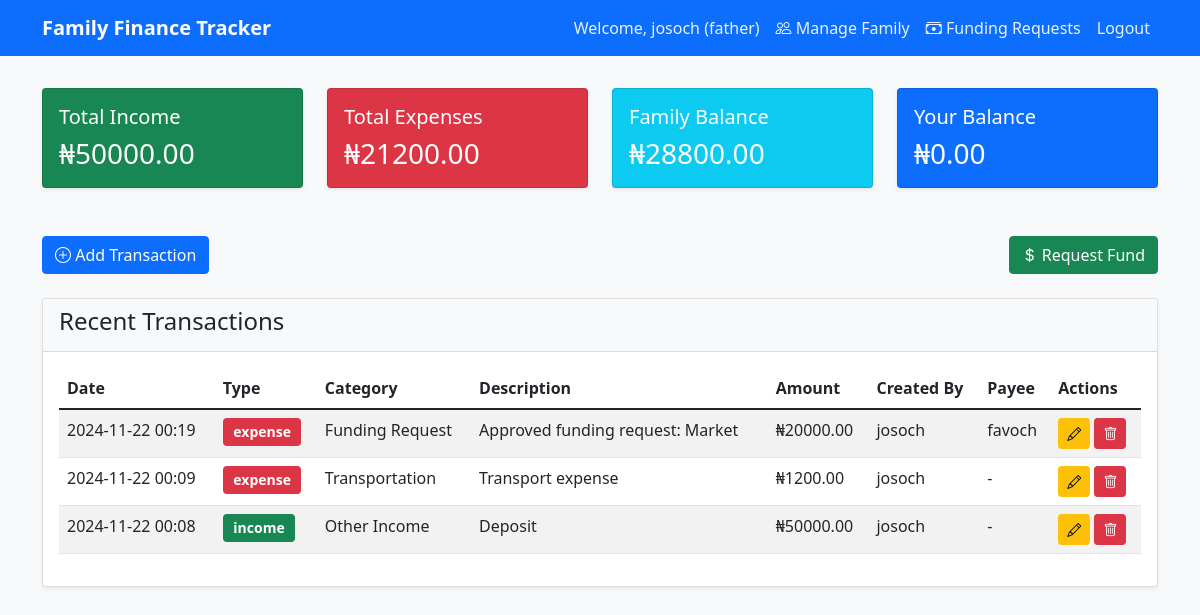
The page /dashboard (signed in) on the database its author committed.
### app.py (models this page shows, shortened)
class User(UserMixin, db.Model):
    id = db.Column(db.Integer, primary_key=True)
    username = db.Column(db.String(80), unique=True, nullable=False)
    email = db.Column(db.String(120), unique=True, nullable=False)
    password_hash = db.Column(db.String(120), nullable=False)
    role = db.Column(db.String(20), nullable=False)  # 'father', 'mother', 'child'
    family_id = db.Column(db.Integer, db.ForeignKey('family.id'), nullable=False)
    is_active = db.Column(db.Boolean, default=True)
    created_at = db.Column(db.DateTime, default=datetime.utcnow)
    last_login = db.Column(db.DateTime)
    balance = db.Column(db.Float, default=0.0)
    transactions_created = db.relationship('Transaction', backref='creator', foreign_keys=[Transaction.created_by], lazy=True)
    transactions_received = db.relationship('Transaction', backref='payee', foreign_keys=[Transaction.payee_id], lazy=True)
    requests_created = db.relationship('FundingRequest', foreign_keys='FundingRequest.requested_by', backref='requester', lazy=True)
    requests_approved = db.relationship('FundingRequest', foreign_keys='FundingRequest.approved_by', backref='approver', lazy=True)

class Transaction(db.Model):
    id = db.Column(db.Integer, primary_key=True)
    amount = db.Column(db.Float, nullable=False)
    category = db.Column(db.String(50), nullable=False)
    description = db.Column(db.String(200))
    date = db.Column(db.DateTime, nullable=False, default=datetime.utcnow)
    transaction_type = db.Column(db.String(20), nullable=False)  # 'income' or 'expense'
    family_id = db.Column(db.Integer, db.ForeignKey('family.id'), nullable=False)
    created_by = db.Column(db.Integer, db.ForeignKey('user.id'), nullable=False)
    payee_id = db.Column(db.Integer, db.ForeignKey('user.id'), nullable=True)

### app.py (the view)
@app.route('/dashboard')
@login_required
def dashboard():
    transactions = Transaction.query.filter_by(family_id=current_user.family_id).order_by(Transaction.date.desc()).all()
    total_income = sum(t.amount for t in transactions if t.transaction_type == 'income')
    total_expense = sum(t.amount for t in transactions if t.transaction_type == 'expense')
    balance = total_income - total_expense
    user_balance = current_user.balance
    return render_template('dashboard.html',
                         transactions=transactions,
                         total_income=total_income,
                         total_expense=total_expense,
                         balance=balance,
                         user_balance=user_balance)

### app.py (called while the page is built)
@login_manager.user_loader
def load_user(user_id):
    return User.query.get(int(user_id))

### templates/dashboard.html (shortened to what this page needs)
<!DOCTYPE html>
<html lang="en">
<head>
    <link href="https://cdn.jsdelivr.net/npm/bootstrap@5.1.3/dist/css/bootstrap.min.css" rel="stylesheet">
    <link rel="stylesheet" href="https://cdn.jsdelivr.net/npm/bootstrap-icons@1.7.2/font/bootstrap-icons.css">
    <link rel="stylesheet" href="{{ url_for('static', filename='style.css') }}">
</head>
<body>
    <nav class="navbar navbar-expand-lg navbar-dark bg-primary">
        <div class="container">
            <a class="navbar-brand" href="#">Family Finance Tracker</a>
            <div class="collapse navbar-collapse" id="navbarNav">
                <ul class="navbar-nav ms-auto">
                    <li class="nav-item">
                        <span class="nav-link">Welcome, {{ current_user.username }} ({{ current_user.role }})</span>
                    </li>
                    {% if current_user.role == 'father' %}
                    <li class="nav-item">
                        <a class="nav-link" href="{{ url_for('manage_family_members') }}">
                            <i class="bi bi-people"></i> Manage Family
                        </a>
                    </li>
                    {% endif %}
                    <li class="nav-item">
                        <a class="nav-link" href="{{ url_for('funding_requests') }}">
                            <i class="bi bi-cash-stack"></i> Funding Requests
                        </a>
                    </li>
                    <li class="nav-item">
                        <a class="nav-link" href="{{ url_for('logout') }}">Logout</a>
                    </li>
                </ul>
            </div>
        </div>
    </nav>
    <div class="container mt-4">
        <div class="row mb-4">
            <div class="col-md-3">
                <div class="card bg-success text-white">
                    <div class="card-body">
                        <h5 class="card-title">Total Income</h5>
                        <h3 class="card-text">₦{{ "%.2f"|format(total_income) }}</h3>
                    </div>
                </div>
            </div>
            <div class="col-md-3">
                <div class="card bg-danger text-white">
                    <div class="card-body">
                        <h5 class="card-title">Total Expenses</h5>
                        <h3 class="card-text">₦{{ "%.2f"|format(total_expense) }}</h3>
                    </div>
                </div>
            </div>
            <div class="col-md-3">
                <div class="card bg-info text-white">
                    <div class="card-body">
                        <h5 class="card-title">Family Balance</h5>
                        <h3 class="card-text">₦{{ "%.2f"|format(balance) }}</h3>
                    </div>
                </div>
            </div>
            <div class="col-md-3">
                <div class="card bg-primary text-white">
                    <div class="card-body">
                        <h5 class="card-title">Your Balance</h5>
                        <h3 class="card-text">₦{{ "%.2f"|format(user_balance) }}</h3>
                    </div>
                </div>
            </div>
        </div>
        <div class="row mb-4">
            <div class="col d-flex justify-content-between">
                <a href="{{ url_for('add_transaction') }}" class="btn btn-primary">
                    <i class="bi bi-plus-circle"></i> Add Transaction
                </a>
                <a href="{{ url_for('add_funding_request') }}" class="btn btn-success">
                    <i class="bi bi-currency-dollar"></i> Request Fund
                </a>
            </div>
        </div>
        <div class="card">
            <div class="card-header">
                <h4>Recent Transactions</h4>
            </div>
            <div class="card-body">
                <div class="table-responsive">
                    <table class="table table-striped">
                        <thead>
                            <tr>
                                <th>Date</th>
                                <th>Type</th>
                                <th>Category</th>
                                <th>Description</th>
                                <th>Amount</th>
                                <th>Created By</th>
                                <th>Payee</th>
                                <th>Actions</th>
                            </tr>
                        </thead>
                        <tbody>
                            {% for transaction in transactions %}
                            <tr>
                                <td>{{ transaction.date.strftime('%Y-%m-%d %H:%M') }}</td>
                                <td>
                                    <span class="badge {% if transaction.transaction_type == 'income' %}bg-success{% else %}bg-danger{% endif %}">
                                        {{ transaction.transaction_type }}
                                    </span>
                                </td>
                                <td>{{ transaction.category }}</td>
                                <td>{{ transaction.description }}</td>
                                <td>₦{{ "%.2f"|format(transaction.amount) }}</td>
                                <td>{{ transaction.creator.username }}</td>
                                <td>{{ transaction.payee.username if transaction.payee else '-' }}</td>
                                <td>
                                    <a href="{{ url_for('edit_transaction', id=transaction.id) }}" class="btn btn-sm btn-warning">
                                        <i class="bi bi-pencil"></i>
                                    </a>
                                    <a href="{{ url_for('delete_transaction', id=transaction.id) }}" class="btn btn-sm btn-danger" onclick="return confirm('Are you sure you want to delete this transaction?')">
                                        <i class="bi bi-trash"></i>
                                    </a>
                                </td>
                            </tr>
                            {% endfor %}
                        </tbody>
                    </table>
                </div>
            </div>
        </div>
    </div>
</body>
</html>

### static/style.css (style rules this page uses)
body { background-color: #f8f9fa; }
.navbar { margin-bottom: 2rem; }
.card { box-shadow: 0 0.125rem 0.25rem rgba(0, 0, 0, 0.075); margin-bottom: 1.5rem; }
.card-header { background-color: #f8f9fa; border-bottom: 1px solid rgba(0, 0, 0, 0.125); }
.table th { font-weight: 600; }
.badge { font-size: 0.875rem; padding: 0.5em 0.75em; }
.btn-primary { background-color: #0d6efd; border-color: #0d6efd; }
.navbar-brand { font-weight: 600; }
.nav-link { color: rgba(255, 255, 255, 0.9) !important; }

### rows shown on the page
User: username "josoch", role "father", balance "0.00"
Transaction: amount "20000.00"
Transaction: amount "1200.00"
Transaction: amount "50000.00"

### other values the page prints
{{ "%.2f"|format(total_income) }} "50000.00"
{{ "%.2f"|format(total_expense) }} "21200.00"
{{ "%.2f"|format(balance) }} "28800.00"
